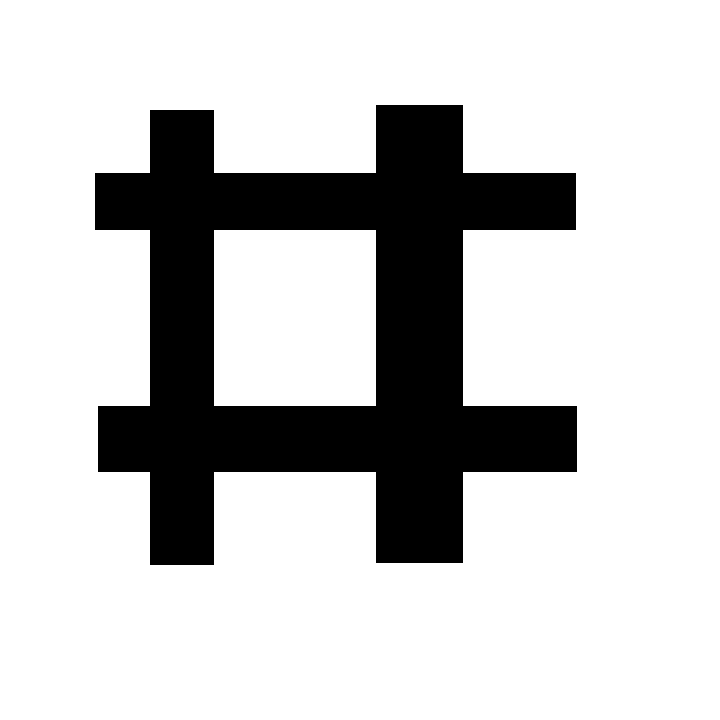
#> input picture opencv_learn/charpter09/Sobel4.bmp, 720 x 720 px
$ python demo_09.06.py   (older library calls are emulated)
#> lines starting #> are read from the running program, lines starting #| are printed output that depends on the picture; after the words box and inside, x2 and y2 are one past the last pixel; in counts of white or black regions, pixels touching at a corner belong together
import cv2

o = cv2.imread("Sobel4.bmp", cv2.IMREAD_GRAYSCALE)
#> o: shape (720, 720); 78.9% white; 1 black region, box (x1, y1, x2, y2) and area: (95, 105, 577, 565) 109424
Sobelx = cv2.Sobel(o, cv2.CV_64F, 1, 0)
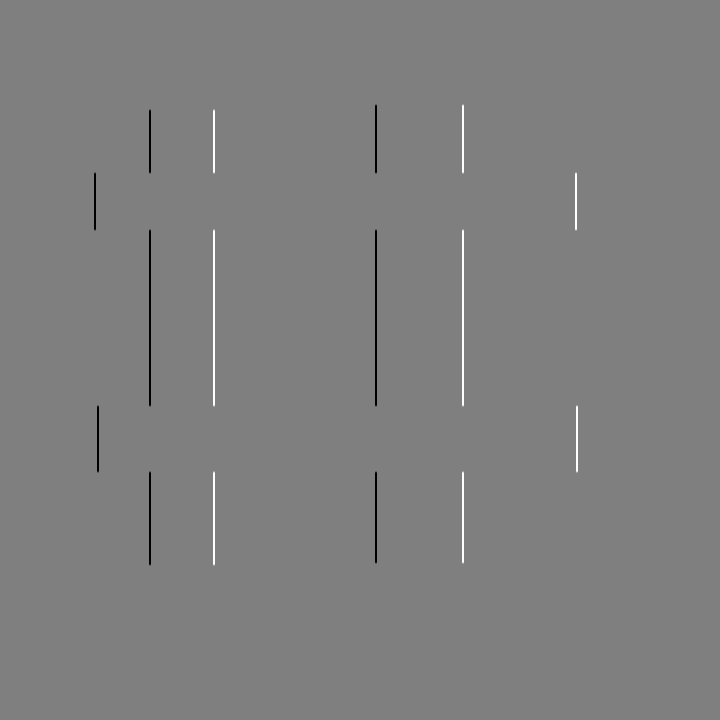
#> Sobelx: shape (720, 720) float64; min -1020, max 1020, mean 0; drawn with min black and max white
Sobely = cv2.Sobel(o, cv2.CV_64F, 0, 1)
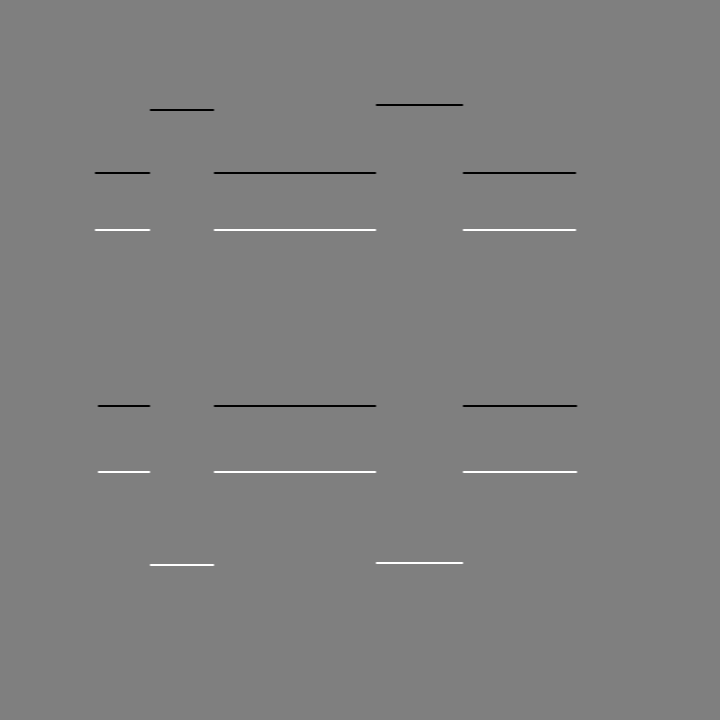
#> Sobely: shape (720, 720) float64; min -1020, max 1020, mean 0; drawn with min black and max white
Sobelx = cv2.convertScaleAbs(Sobelx)
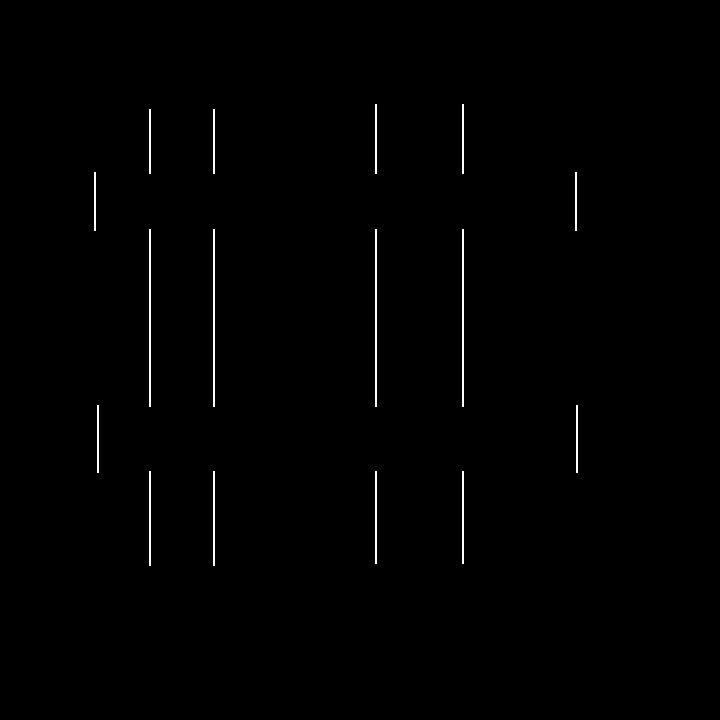
#> Sobelx: shape (720, 720); 0.62% white in thin lines or dots, all inside (x1, y1, x2, y2) = (94, 104, 578, 566)
Sobely = cv2.convertScaleAbs(Sobely)
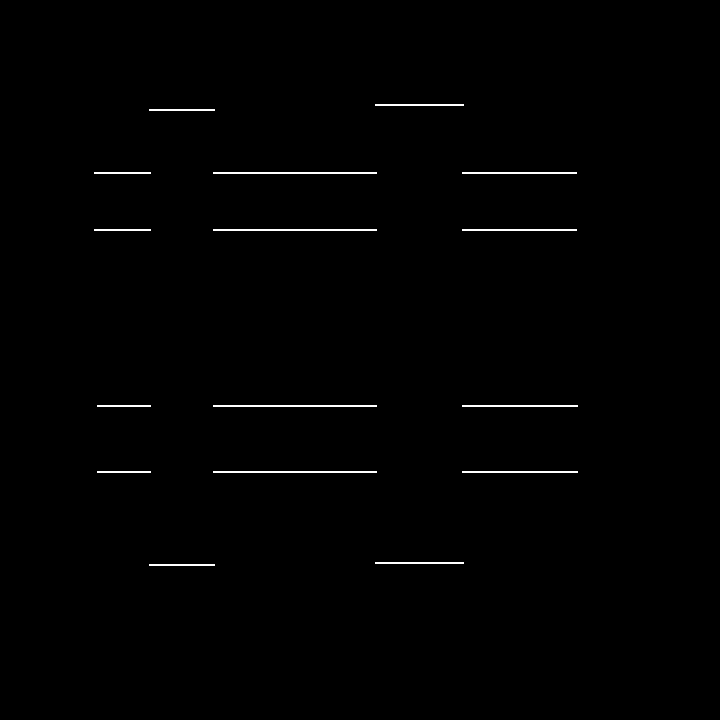
#> Sobely: shape (720, 720); 0.64% white in thin lines or dots, all inside (x1, y1, x2, y2) = (94, 104, 578, 566)
Sobelxy = cv2.addWeighted(Sobelx, 0.5, Sobely, 0.5, 0)
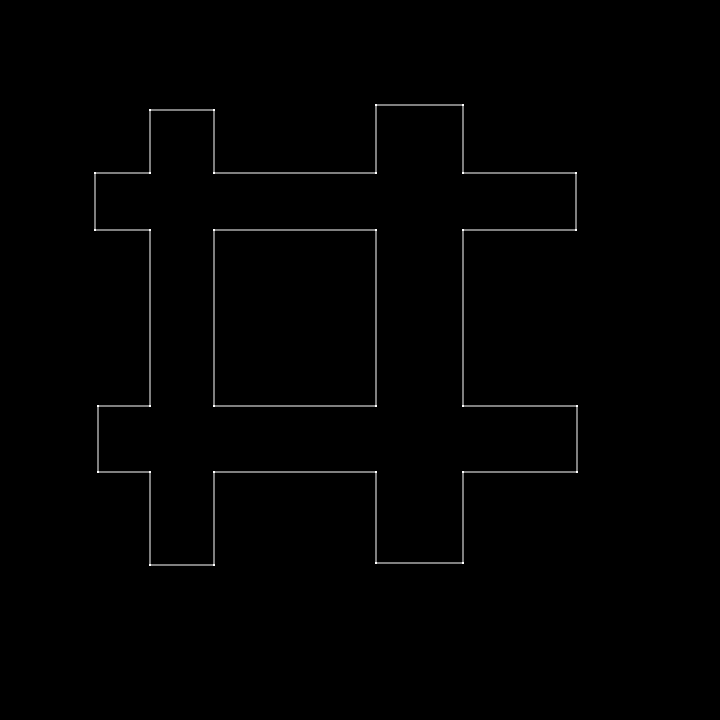
#> Sobelxy: shape (720, 720); min 0, max 255, mean 1.6
cv2.imshow("original", o)
cv2.imshow("xy", Sobelxy)
cv2.waitKey()
cv2.destroyAllWindows()
